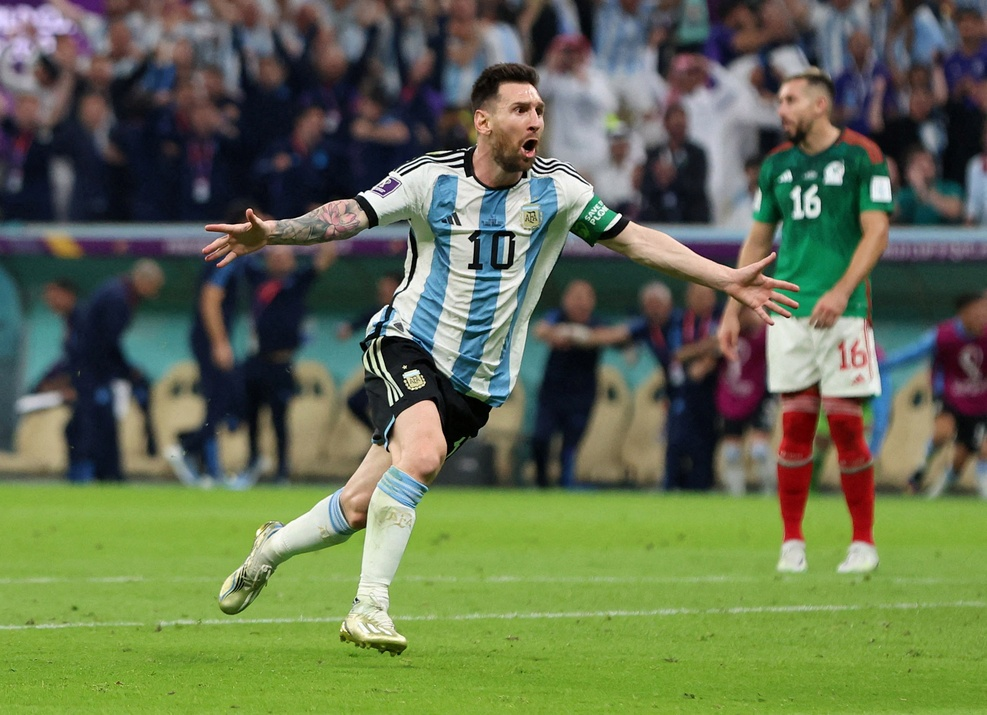
#> input picture resources/messi2.jpg, 987 x 715 px, shrunk from 2413 x 1747 before the run
$ python measure.py
#> lines starting #> are read from the running program, lines starting #| are printed output that depends on the picture
import cv2 as cv

#cv.setUseOptimized(False)
print(f"useOptimzed : {cv.useOptimized()}")

img = cv.imread("../../../resources/messi2.jpg")
#> img is the input picture: shape (715, 987, 3); mean B, G, R 81, 111.7, 100.2
assert img is not None, "image not found"

e1 = cv.getTickCount()

for i in range(5, 49, 2):
    img = cv.medianBlur(img, i)
#> this loop made 22 passes
#> pass 3, `img = cv.medianBlur(img, i)`:
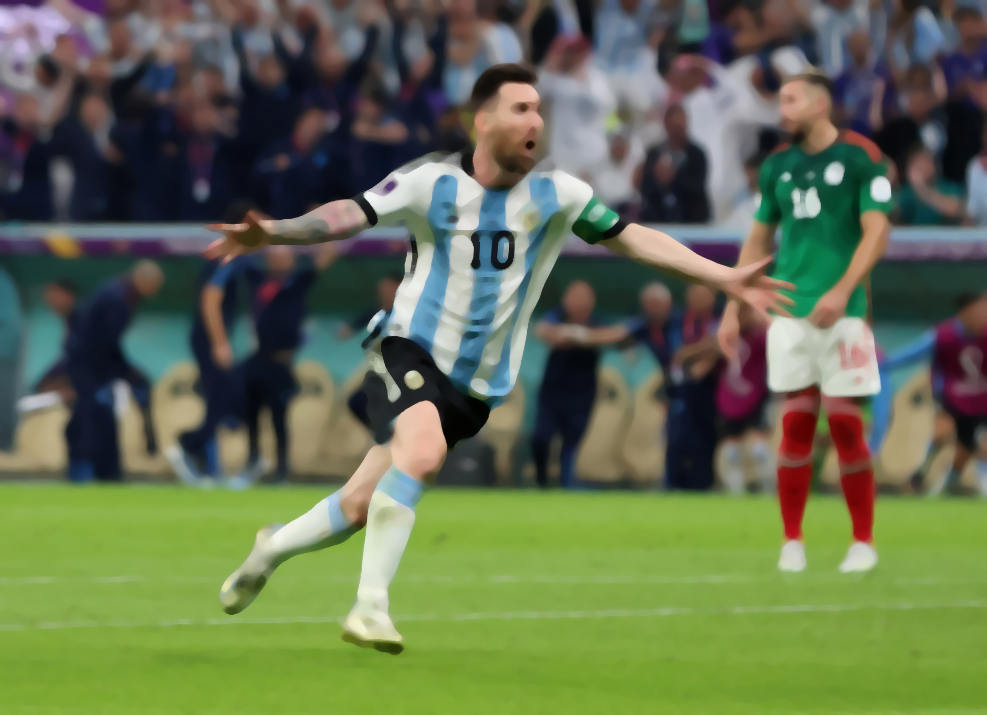
#> img: shape (715, 987, 3); mean B, G, R 80.7, 111.7, 99.9
#> after the loop:
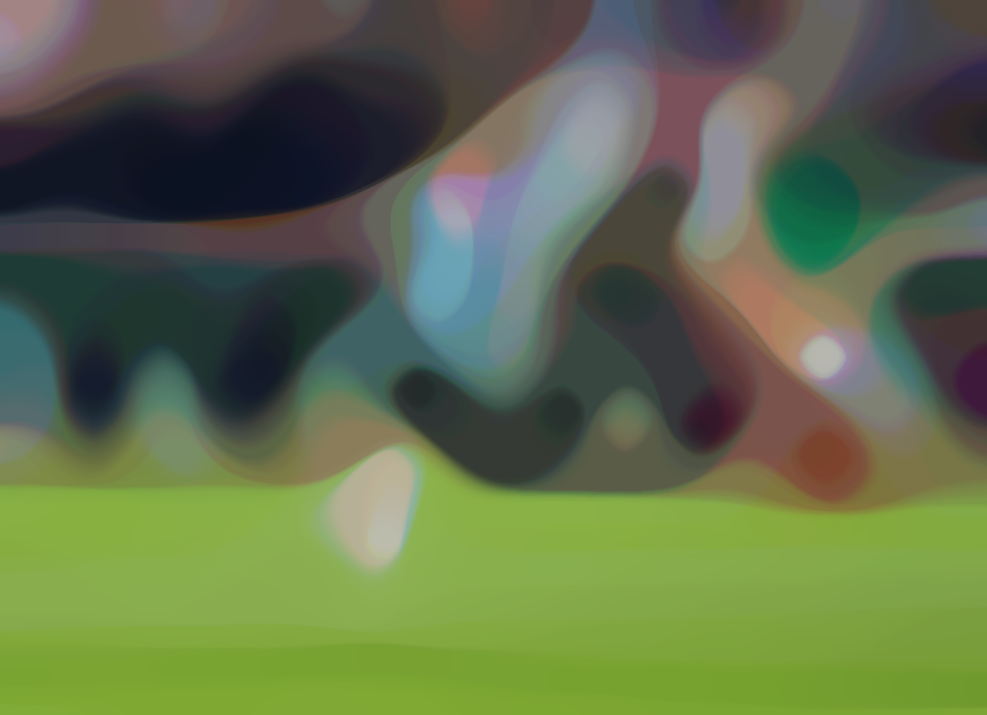
#> img: shape (715, 987, 3); mean B, G, R 75.3, 110.2, 96.8

e2 = cv.getTickCount()
time = (e2 - e1) / cv.getTickFrequency()
print(f"time : {time}")

cv.imshow("blur", img)
k = cv.waitKey(0)
#> (key Esc is pressed here)
